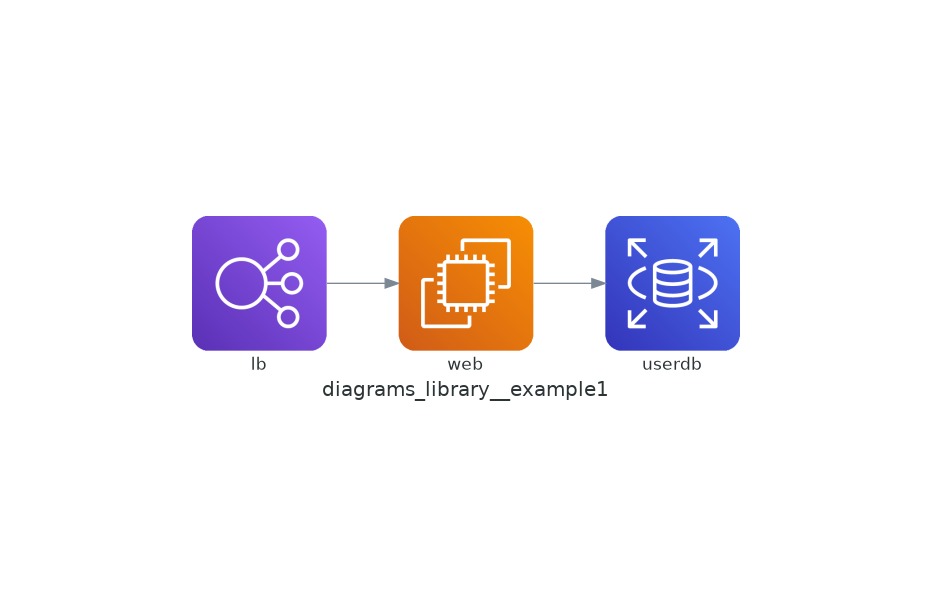

Recreate this plot in Python.
# diagram.py
from diagrams import Diagram
from diagrams.aws.compute import EC2
from diagrams.aws.database import RDS
from diagrams.aws.network import ELB

def main():

    with Diagram("diagrams_library__example1", show=False):
        ELB("lb") >> EC2("web") >> RDS("userdb")

if __name__ == "__main__":
    main()
